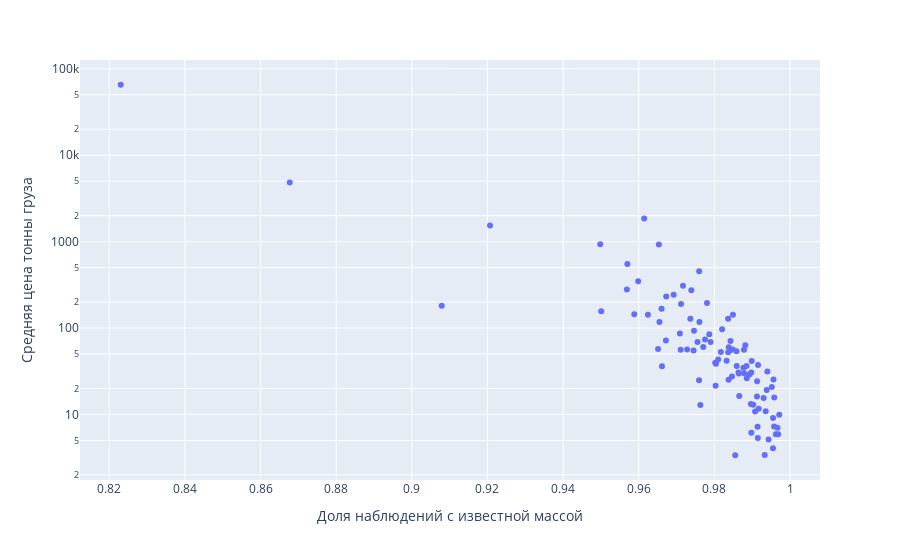

Notebook source saved alongside this figure:
### Code cell
import plotly.express as px
px.scatter(category_x_price, x='q_not_null_ratio', y='avg_price', hover_data='category', log_y=True,
           labels={'q_not_null_ratio':'Доля наблюдений с известной массой', 'avg_price':'Средняя цена тонны груза'})

### Figure 1 — Plotly figure (JSON) as saved in the notebook; plotly's stock layout.template omitted (floating-point values rounded to 4 significant figures)
{"data": [{"customdata": [["71"], ["91"], ["89"], ["97"], ["29"], ["37"], ["81"], ["90"], ["67"], ["85"], ["88"], ["50"], ["96"], ["30"], ["42"], ["49"], ["45"], ["65"], ["28"], ["75"], ["82"], ["74"], ["01"], ["93"], ["80"], ["62"], ["43"], ["83"], ["61"], ["58"], ["78"], ["05"], ["92"], ["27"], ["70"], ["26"], ["36"], ["64"], ["86"], ["73"], ["79"], ["68"], ["40"], ["33"], ["24"], ["53"], ["84"], ["69"], ["66"], ["51"], ["41"], ["35"], ["46"], ["95"], ["12"], ["47"], ["59"], ["76"], ["56"], ["09"], ["48"], ["63"], ["13"], ["52"], ["38"], ["54"], ["39"], ["55"], ["14"], ["60"], ["25"], ["32"], ["72"], ["44"], ["34"], ["06"], ["17"], ["31"], ["87"], ["15"], ["21"], ["10"], ["18"], ["03"], ["94"], ["23"], ["16"], ["11"], ["04"], ["57"], ["08"], ["22"], ["19"], ["07"], ["20"], ["02"]], "hovertemplate": "Доля наблюдений с известной массой=%{x}<br>Средняя цена тонны груза=%{y}<br>category=%{customdata[0]}<extra></extra>", "legendgroup": "", "marker": {"color": "#636efa", "symbol": "circle"}, "mode": "markers", "name": "", "orientation": "v", "showlegend": false, "type": "scatter", "x": [0.823, 0.8677, 0.9079, 0.9207, 0.9498, 0.9501, 0.9569, 0.957, 0.9588, 0.9599, 0.9614, 0.9624, 0.9651, 0.9653, 0.9655, 0.966, 0.9661, 0.9672, 0.9673, 0.9692, 0.9709, 0.9711, 0.9712, 0.9717, 0.9728, 0.9736, 0.9739, 0.9745, 0.9746, 0.9755, 0.9759, 0.976, 0.976, 0.9763, 0.9771, 0.9775, 0.978, 0.9786, 0.979, 0.9802, 0.9803, 0.9804, 0.981, 0.9817, 0.982, 0.9832, 0.9836, 0.9836, 0.9837, 0.9838, 0.9843, 0.9843, 0.9846, 0.9849, 0.9849, 0.9855, 0.9859, 0.9859, 0.9864, 0.9865, 0.9866, 0.9877, 0.9878, 0.9878, 0.9882, 0.9885, 0.9886, 0.9892, 0.9896, 0.9898, 0.9898, 0.9899, 0.9903, 0.9908, 0.9913, 0.9913, 0.9914, 0.9915, 0.9915, 0.9917, 0.993, 0.9933, 0.9936, 0.9938, 0.994, 0.9943, 0.9952, 0.9955, 0.9955, 0.9956, 0.9958, 0.9958, 0.9962, 0.9967, 0.9969, 0.9971], "xaxis": "x", "y": [65470.0, 4851.0, 181.1, 1535.0, 930.6, 156.1, 279.9, 550.7, 144.7, 348.2, 1858.0, 142.8, 57.18, 924.1, 117.5, 167.7, 36.15, 71.77, 231.7, 242.8, 86.19, 55.9, 189.3, 307.7, 56.52, 128.3, 274.1, 54.9, 92.82, 68.93, 24.85, 452.8, 117.7, 12.85, 60.35, 73.73, 194.7, 84.59, 69.09, 39.65, 21.46, 38.71, 43.35, 52.65, 96.74, 41.68, 128.5, 52.6, 25.17, 59.99, 70.77, 55.63, 27.53, 56.52, 142.7, 3.369, 53.8, 36.27, 30.48, 29.76, 16.37, 34.71, 56.17, 29.98, 63.25, 36.44, 26.17, 28.9, 13.2, 30.63, 6.148, 41.56, 12.98, 10.83, 16.16, 24.15, 7.211, 5.339, 37.39, 11.66, 15.54, 3.382, 10.9, 19.17, 31.42, 5.131, 20.72, 4.069, 9.064, 25.45, 7.263, 15.67, 5.877, 7.004, 5.896, 9.883], "yaxis": "y"}], "layout": {"legend": {"tracegroupgap": 0}, "margin": {"t": 60}, "xaxis": {"anchor": "y", "domain": [0, 1], "title": {"text": "Доля наблюдений с известной массой"}}, "yaxis": {"anchor": "x", "domain": [0, 1], "title": {"text": "Средняя цена тонны груза"}, "type": "log"}}}
